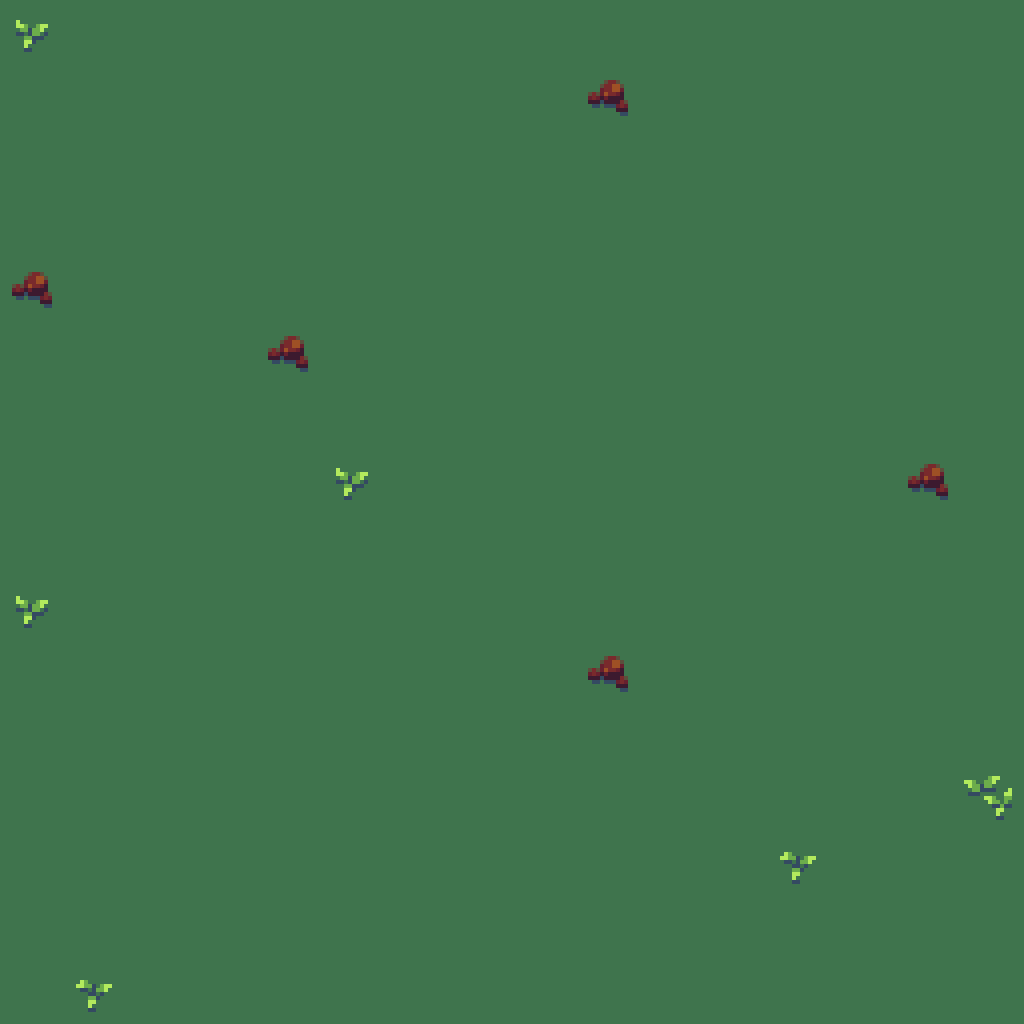

Here is the Python script that generated this plot:
import pygame, os
from pygame.locals import *
import numpy as np
import pickle

file = r'images\sheetx2.png'
#80 is grass
#230 is a crate
#72-77 is decoration
pixelsize = 32
#print(__file__)
path = os.path.abspath(__file__)
dir = os.path.dirname(path)

base = os.path.basename(path)
#print(base)

root, ext = os.path.splitext(path)
#print(root)
#print(os.getcwd())
p = root.replace(r"\backgroundv1","")
os.chdir(p)

middle = pygame.sprite.Group()
front = pygame.sprite.Group()

class Tileset:
    def __init__(self, file, size=(pixelsize, pixelsize), margin=0, spacing=0):
        self.file = file
        self.size = size
        self.margin = margin
        self.spacing = spacing
        self.image = pygame.image.load(file)
        self.rect = self.image.get_rect()
        self.tiles = []
        self.load()


    def load(self):

        self.tiles = []
        x0 = y0 = self.margin
        w, h = self.rect.size
        dx = self.size[0] + self.spacing
        dy = self.size[1] + self.spacing
        
        for x in range(x0, w, dx):
            for y in range(y0, h, dy):
                tile = pygame.Surface(self.size)
                tile.blit(self.image, (0, 0), (x, y, *self.size))
                self.tiles.append(tile)

    def __str__(self):
        return f'{self.__class__.__name__} file:{self.file} tile:{self.size}'


class Tilemap: #TODO: Auto sizing
    def __init__(self, tileset, size=(32, 32), rect=None):
        np.random.seed(4)
        self.size = size
        self.tileset = tileset
        self.map = np.zeros(size, dtype=int)

        h, w = self.size
        self.image = pygame.Surface((pixelsize*w, pixelsize*h))
        if rect:
            self.rect = pygame.Rect(rect)
        else:
            self.rect = self.image.get_rect()

        


    def render(self):
        m, n = self.map.shape
        for i in range(m):
            for j in range(n):
                tile = self.tileset.tiles[self.map[i, j]]
                self.image.blit(tile, (j*pixelsize, i*pixelsize))

    def set_map(self, replay, step):
        field = np.full((self.size),80) 
        hivelocation = np.where(replay[step][2] == 1)
        field[hivelocation[0],hivelocation[1]] = 4 #HIVE LOCATION
        
        flowerlocations = np.where(replay[step][1] == -1, -77,(replay[step][1]))
        flowerlocations = np.where(flowerlocations == 1, -80,flowerlocations)
        
        field = np.add(field, flowerlocations) 

        
        print(step)


        #print(self.map)
        #print(self.map.shape)
        self.map = field
        self.render()

    

    def __str__(self):
        return f'{self.__class__.__name__} {self.size}'      

def load_episode(filename):
        with open(filename, 'rb') as f:
            return pickle.load(f)
class Game:
    W = 1024
    H = 1024
    SIZE = W, H

    def __init__(self):
        pygame.init()
        self.screen = pygame.display.set_mode(Game.SIZE)
        pygame.display.set_caption('Pygame Tile Demo')
        self.running = True

        self.step = 0

        self.tileset = Tileset(file)
        self.tilemap = Tilemap(self.tileset)
        self.map2 = Tilemap(self.tileset)

    

    def run(self):
        self.replay = load_episode("episode1.pkl")
        bee = pygame.image.load(r'images\bee32.png')
        #print(replay[0][1].shape)
        
        print()
        while self.running:
            for event in pygame.event.get():
                if event.type == QUIT:
                    self.running = False

                elif event.type == KEYDOWN:
                    if event.key == K_m:
                        hive_level = self.replay[self.step][2]
                        
                        self.step += 1
                    elif event.key == K_c:
                        self.step += 1
                    elif event.key == K_z:
                        self.tilemap.set_map(self.replay, self.step)
                    elif event.key == K_s:
                        self.save_image()
                        
            self.screen.blit(self.tilemap.image, self.tilemap.rect)
            b = {k: v for k, v in self.replay[self.step][0].items() if v}
            #b1 = {k: v for k, v in self.replay[self.step + 1][0].items() if v}
            
            #if b == b1:
            #    print("same")
            #else:
            #    print("false")

            for positions in b.keys():
                x, y = positions
                #print(x,y)
                sprite = bee
                sprite_rect = sprite.get_rect(center=((x + 0.5) * 32, (y + 0.5) * 32))
                self.screen.blit(sprite, sprite_rect)
            #pygame.display.update()
            pygame.display.flip()
        pygame.quit()

    def save_image(self):
        # Save a screen shot.

        path = os.path.abspath(__file__)
        head, tail = os.path.split(path)
        root, ext = os.path.splitext(path)
        pygame.image.save(self.screen, root +str(self.step) +'.png')

game = Game()
game.run()